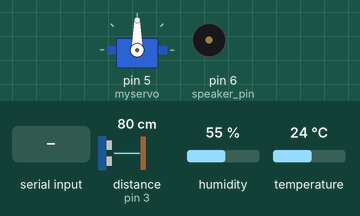
Recording of a sketch running on a simulated Arduino Uno, built with avr-gcc and run on an emulated ATmega328P. On the bench: servo, buzzer (waves = sounding). The test bench sets the inputs (shaded band); at power-on: temperature 24 °C, distance to the obstacle (sensor on pin 3) 80 cm, humidity 55 %. What the sketch prints to the serial monitor is not drawn.

Above: at 1.2 s.
1.3 s: "a" received over Serial
At 1.69 s:
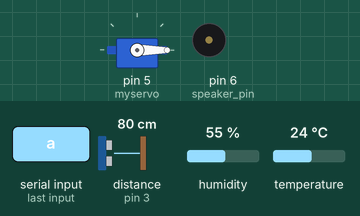
4.3 s: temperature set to 33 °C
At 6.8 s:
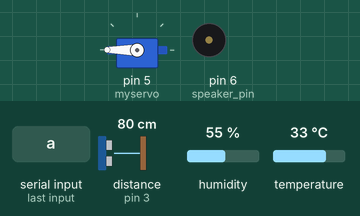
7.3 s: "b" received over Serial
At 10.1 s:
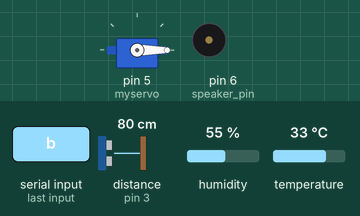
10.3 s: distance to the obstacle (sensor on pin 3) set to 56 cm
11.8 s: distance to the obstacle (sensor on pin 3) set to 48 cm
At 12.4 s:
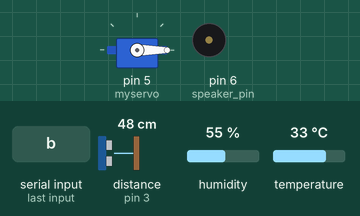
14.8 s: distance to the obstacle (sensor on pin 3) set to 8 cm
At 15.4 s:
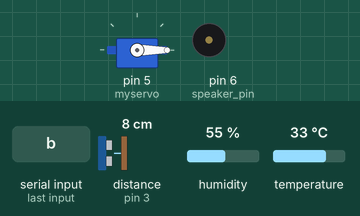
17.8 s: distance to the obstacle (sensor on pin 3) set to 5 cm
At 18.5 s:
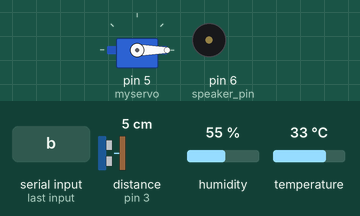
Timing chart, 0 to 20.3 s (numbered marks = the images above; inputs shaded):
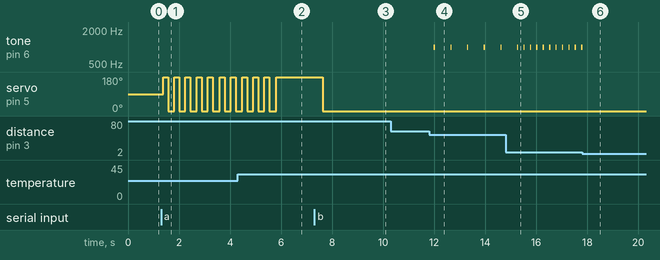

Measured:
- the behaviour switches between 52 and 51 cm on distance to the obstacle (sensor on pin 3) (found by bisection; images 3 and 4)
- the behaviour switches between 7 and 6 cm on distance to the obstacle (sensor on pin 3) (found by bisection; images 5 and 6)
- after the input at 1.3 s, servo on pin 5 (myservo): alternates 180° for 0.19 s and 0° for 0.24 s, starting after 0.08 s
- after the input at 4.3 s, servo on pin 5 (myservo): goes on until 5.8 s, then stays 180°
- after the input at 7.3 s, servo on pin 5 (myservo): goes on until 7.6 s, then stays 0°
- after the input at 10.3 s, every drawn part: stays the same
- after the input at 11.8 s, tone on pin 6 (speaker_pin): alternates 1000 Hz for 0.05 s and silent for 0.60 s, starting after 0.18 s
- after the input at 14.8 s, tone on pin 6 (speaker_pin): alternates 1000 Hz for 0.05 s and silent for 0.20 s, starting after 0.70 s
- after the input at 17.8 s, tone on pin 6 (speaker_pin): goes on until 17.8 s, then stays silent

The sketch:

sketch_nov14a.ino
```cpp
#include "DHT.h"
#include <Ultrasonic.h>
#include <Servo.h>


Ultrasonic ultrasonic_2_3(2, 3);

DHT dht2(4, DHT11);
int speaker_pin=6;//p5插蜂鳴器sig
String Str01 = "";

Servo myservo;


void setup()
{
  Serial.begin(115200);
  dht2.begin();
  myservo.attach(5);
}
void loop()
{
  if(Serial.available())
 {
  Str01="";
  delay(1);
  while(Serial.available())
  {
    Str01+=(char)Serial.read();

    }
  Serial.println(Str01);
  }

  if(Str01[0] == 'c')
{
  float Ms=ultrasonic_2_3.timing();
  long cmMs=ultrasonic_2_3.convert(Ms, Ultrasonic::CM);
  String hum, temp, temf ,cmm;
  hum = dht2.readHumidity();
  temp = dht2.readTemperature();
  temf = dht2.readTemperature(true);
  cmm = String(cmMs);
  String str="相對濕度 : "+hum+","+"攝氏溫度 : "+temp+","+"華氏溫度 : " +temf+","+"感測距離 : "+cmm;
  Serial.println(str);
  delay(3000);
}

if(Str01[0] == 'a')
{
  Serial.print("相對溼度 : ");
  Serial.println(dht2.readHumidity());
  Serial.print("攝氏溫度 : ");
  Serial.println(dht2.readTemperature());
  delay(50);

  int H = dht2.readTemperature();

  if(H  <  27){
    for (int pos=0; pos<=180;pos++){
    myservo.write(180);
    delay(1);
    }
    for (int pos=180; pos>=0;pos--){
    myservo.write(0);
    delay(1);
    }
  }else if(H >= 27 && H <= 28){
    for (int pos=0; pos<=180;pos++){
    myservo.write(180);
    delay(5);
    }
    for (int pos=180; pos>=0;pos--){
    myservo.write(0);
    delay(5);
    }
  }else if(H > 28){
    for (int pos=0; pos<=180;pos++){
    myservo.write(180);
    delay(10);
    }
    for (int pos=180; pos>=0;pos--){
    myservo.write(0);
    delay(10);
    }
  }
  }
  if(Str01[0] == 'b')
{
  float Ms=ultrasonic_2_3.timing();
  long cmMs=ultrasonic_2_3.convert(Ms, Ultrasonic::CM);
  Serial.print("感測距離(單位cm):");
  Serial.println(String(cmMs));
  if(cmMs>50)
    speaker(0);
  else if(cmMs>10)
  speaker(3);
  else if(cmMs>5)
  speaker(1);
  else
  speaker(0);
  }


}

int speaker(int state){
  if(state >= 1 && state<4){
  tone(speaker_pin,1000);
  delay(50);
  noTone(speaker_pin);
  delay(200*state);
  }else{
   noTone(speaker_pin);
   delay(500);
  }
}
```
